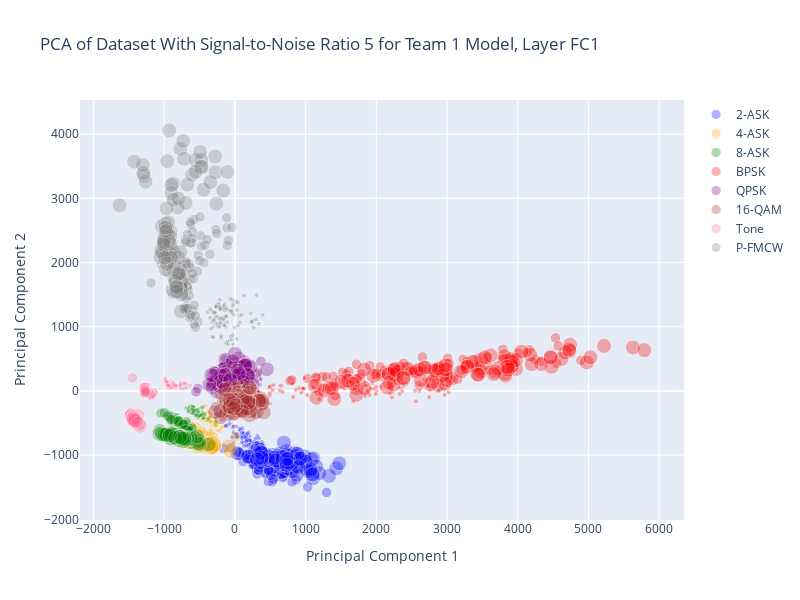

The notebook cell this image was saved under:
### Markdown cell above
## Start feature extraction

### Code cell
if PLOT_TEAM_1_MODEL:
    if 'bandwidth' in PARAMS_TO_PLOT_T1:
        for layer in LAYERS_TO_PLOT_T1:
            plot_bandwidth_feats(team1_model, getattr(team1_model, layer), BANDWIDTHS_T1, team1_test_dir, TEAM_1_OBS_INT, f'PCA of Dataset With Bandwidth {BANDWIDTHS_T1[0]} for Team 1 Model, Layer {layer.upper()}')
    if 'cent_freq' in PARAMS_TO_PLOT_T1:
        for layer in LAYERS_TO_PLOT_T1:
            plot_cent_freq_feats(team1_model, getattr(team1_model, layer), CENT_FREQS_T1, team1_test_dir, TEAM_1_OBS_INT, f'PCA of Dataset With Center Frequency {CENT_FREQS_T1[0]} for Team 1 Model, Layer {layer.upper()}')
    if 'obs_int' in PARAMS_TO_PLOT_T1:
        for layer in LAYERS_TO_PLOT_T1:
            plot_obs_int_feats(team1_model, getattr(team1_model, layer), OBS_INTS_T1, team1_test_dir, f'PCA of Dataset With Observation Interval {OBS_INTS_T1[0]} for Team 1 Model, Layer {layer.upper()}')
    if 'sig_type' in PARAMS_TO_PLOT_T1:
        for layer in LAYERS_TO_PLOT_T1:
            plot_sig_type_feats(team1_model, getattr(team1_model, layer), SIG_TYPES_T1, team1_test_dir, TEAM_1_OBS_INT, f'PCA of Dataset With Varying Signal Type for Team 1 Model, Layer {layer.upper()}')
    if 'snr' in PARAMS_TO_PLOT_T1:
        for layer in LAYERS_TO_PLOT_T1:
            plot_snr_feats(team1_model, getattr(team1_model, layer), SNRS_T1, team1_test_dir, TEAM_1_OBS_INT, f'PCA of Dataset With Signal-to-Noise Ratio {SNRS_T1[0]} for Team 1 Model, Layer {layer.upper()}')
    
if PLOT_TEAM_2_MODEL:
    if 'bandwidth' in PARAMS_TO_PLOT_T2:
        for layer in LAYERS_TO_PLOT_T2:
            plot_bandwidth_feats(team2_model, getattr(team2_model, layer), BANDWIDTHS_T2, team2_test_dir, TEAM_2_OBS_INT, f'PCA of Dataset With Bandwidth {BANDWIDTHS_T2[0]} for Team 2 Model, Layer {layer.upper()}')
    if 'cent_freq' in PARAMS_TO_PLOT_T2:
        for layer in LAYERS_TO_PLOT_T2:
            plot_cent_freq_feats(team2_model, getattr(team2_model, layer), CENT_FREQS_T2, team2_test_dir, TEAM_2_OBS_INT, f'PCA of Dataset With Center Frequency {CENT_FREQS_T2[0]} for Team 2 Model, Layer {layer.upper()}')
    if 'obs_int' in PARAMS_TO_PLOT_T2:
        for layer in LAYERS_TO_PLOT_T2:
            plot_obs_int_feats(team2_model, getattr(team2_model, layer), OBS_INTS_T2, team2_test_dir, f'PCA of Dataset With Observation Interval {OBS_INTS_T2[0]} for Team 2 Model, Layer {layer.upper()}')
    if 'sig_type' in PARAMS_TO_PLOT_T2:
        for layer in LAYERS_TO_PLOT_T2:
            plot_sig_type_feats(team2_model, getattr(team2_model, layer), SIG_TYPES_T2, team2_test_dir, TEAM_2_OBS_INT, f'PCA of Dataset With Varying Signal Type for Team 2 Model, Layer {layer.upper()}')
    if 'snr' in PARAMS_TO_PLOT_T2:
        for layer in LAYERS_TO_PLOT_T2:
            plot_snr_feats(team2_model, getattr(team2_model, layer), SNRS_T2, team2_test_dir, TEAM_2_OBS_INT, f'PCA of Dataset With Signal-to-Noise Ratio {SNRS_T2[0]} for Team 2 Model, Layer {layer.upper()}')

if PLOT_TEAM_3_MODEL:
    if 'bandwidth' in PARAMS_TO_PLOT_T3:
        for layer in LAYERS_TO_PLOT_T3:
            plot_bandwidth_feats(team3_model, getattr(team3_model, layer), BANDWIDTHS_T3, team3_test_dir, TEAM_3_OBS_INT, f'PCA of Dataset With Bandwidth {BANDWIDTHS_T3[0]} for Team 3 Model, Layer {layer.upper()}')
    if 'cent_freq' in PARAMS_TO_PLOT_T3:
        for layer in LAYERS_TO_PLOT_T3:
            plot_cent_freq_feats(team3_model, getattr(team3_model, layer), CENT_FREQS_T3, team3_test_dir, TEAM_3_OBS_INT, f'PCA of Dataset With Center Frequency {CENT_FREQS_T3[0]} for Team 3 Model, Layer {layer.upper()}')
    if 'obs_int' in PARAMS_TO_PLOT_T3:
        for layer in LAYERS_TO_PLOT_T3:
            plot_obs_int_feats(team3_model, getattr(team3_model, layer), OBS_INTS_T3, team3_test_dir, f'PCA of Dataset With Observation Interval {OBS_INTS_T3[0]} for Team 3 Model, Layer {layer.upper()}')
    if 'sig_type' in PARAMS_TO_PLOT_T3:
        for layer in LAYERS_TO_PLOT_T3:
            plot_sig_type_feats(team3_model, getattr(team3_model, layer), SIG_TYPES_T3, team3_test_dir, TEAM_3_OBS_INT, f'PCA of Dataset With Varying Signal Type for Team 3 Model, Layer {layer.upper()}')
    if 'snr' in PARAMS_TO_PLOT_T3:
        for layer in LAYERS_TO_PLOT_T3:
            plot_snr_feats(team3_model, getattr(team3_model, layer), SNRS_T3, team3_test_dir, TEAM_3_OBS_INT, f'PCA of Dataset With Signal-to-Noise Ratio {SNRS_T3[0]} for Team 3 Model, Layer {layer.upper()}')
        

if PLOT_TEAM_4_MODEL:
    if 'bandwidth' in PARAMS_TO_PLOT_T4:
        for layer in LAYERS_TO_PLOT_T4:
            plot_bandwidth_feats(team4_model, getattr(team4_model, layer), BANDWIDTHS_T4, team4_test_dir, TEAM_4_OBS_INT, f'PCA of Dataset With Varying Bandwidth for Team 4 Model, Layer {layer.upper()}')
    if 'cent_freq' in PARAMS_TO_PLOT_T4:
        for layer in LAYERS_TO_PLOT_T4:
            plot_cent_freq_feats(team4_model, getattr(team4_model, layer), CENT_FREQS_T4, team4_test_dir, TEAM_4_OBS_INT, f'PCA of Dataset With Varying Center Frequency for Team 4 Model, Layer {layer.upper()}')
    if 'obs_int' in PARAMS_TO_PLOT_T4:
        for layer in LAYERS_TO_PLOT_T4:
            plot_obs_int_feats(team4_model, getattr(team4_model, layer), OBS_INTS_T4, team4_test_dir, f'PCA of Dataset With Varying Observation Interval for Team 4 Model, Layer {layer.upper()}')
    if 'sig_type' in PARAMS_TO_PLOT_T4:
        for layer in LAYERS_TO_PLOT_T4:
            plot_sig_type_feats(team4_model, getattr(team4_model, layer), SIG_TYPES_T4, team4_test_dir, TEAM_4_OBS_INT, f'PCA of Dataset With Varying Signal Type for Team 4 Model, Layer {layer.upper()}')
    if 'snr' in PARAMS_TO_PLOT_T4:
        for layer in LAYERS_TO_PLOT_T4:
            plot_snr_feats(team4_model, getattr(team4_model, layer), SNRS_T4, team4_test_dir, TEAM_4_OBS_INT, f'PCA of Dataset With Varying Signal-to-Noise Ratio for Team 4 Model, Layer {layer.upper()}')

### Figure 1 — Plotly figure (JSON) as saved in the notebook; plotly's stock layout.template omitted (floating-point values rounded to 4 significant figures; data arrays with more than 128 entries replaced by an {"elided": "..."} marker saying what was removed)
{"data": [{"marker": {"color": "Blue", "opacity": 0.3, "size": {"elided": "242 float values"}, "symbol": "circle"}, "mode": "markers", "name": "2-ASK", "showlegend": true, "type": "scatter", "x": {"elided": "242 float values"}, "y": {"elided": "242 float values"}}, {"marker": {"color": "Orange", "opacity": 0.3, "size": {"elided": "282 float values"}, "symbol": "circle"}, "mode": "markers", "name": "4-ASK", "showlegend": true, "type": "scatter", "x": {"elided": "282 float values"}, "y": {"elided": "282 float values"}}, {"marker": {"color": "Green", "opacity": 0.3, "size": {"elided": "249 float values"}, "symbol": "circle"}, "mode": "markers", "name": "8-ASK", "showlegend": true, "type": "scatter", "x": {"elided": "249 float values"}, "y": {"elided": "249 float values"}}, {"marker": {"color": "Red", "opacity": 0.3, "size": {"elided": "267 float values"}, "symbol": "circle"}, "mode": "markers", "name": "BPSK", "showlegend": true, "type": "scatter", "x": {"elided": "267 float values"}, "y": {"elided": "267 float values"}}, {"marker": {"color": "Purple", "opacity": 0.3, "size": {"elided": "260 float values"}, "symbol": "circle"}, "mode": "markers", "name": "QPSK", "showlegend": true, "type": "scatter", "x": {"elided": "260 float values"}, "y": {"elided": "260 float values"}}, {"marker": {"color": "Brown", "opacity": 0.3, "size": {"elided": "248 float values"}, "symbol": "circle"}, "mode": "markers", "name": "16-QAM", "showlegend": true, "type": "scatter", "x": {"elided": "248 float values"}, "y": {"elided": "248 float values"}}, {"marker": {"color": "#FF6692", "opacity": 0.3, "size": {"elided": "287 float values"}, "symbol": "circle"}, "mode": "markers", "name": "Tone", "showlegend": true, "type": "scatter", "x": {"elided": "287 float values"}, "y": {"elided": "287 float values"}}, {"marker": {"color": "Gray", "opacity": 0.3, "size": {"elided": "268 float values"}, "symbol": "circle"}, "mode": "markers", "name": "P-FMCW", "showlegend": true, "type": "scatter", "x": {"elided": "268 float values"}, "y": {"elided": "268 float values"}}], "layout": {"autosize": false, "height": 600, "title": {"text": "PCA of Dataset With Signal-to-Noise Ratio 5 for Team 1 Model, Layer FC1"}, "width": 800, "xaxis": {"autorange": true, "range": [-2192.0, 6352.0], "title": {"text": "Principal Component 1"}, "type": "linear"}, "yaxis": {"autorange": true, "range": [-2009.0, 4531.0], "title": {"text": "Principal Component 2"}, "type": "linear"}}}
